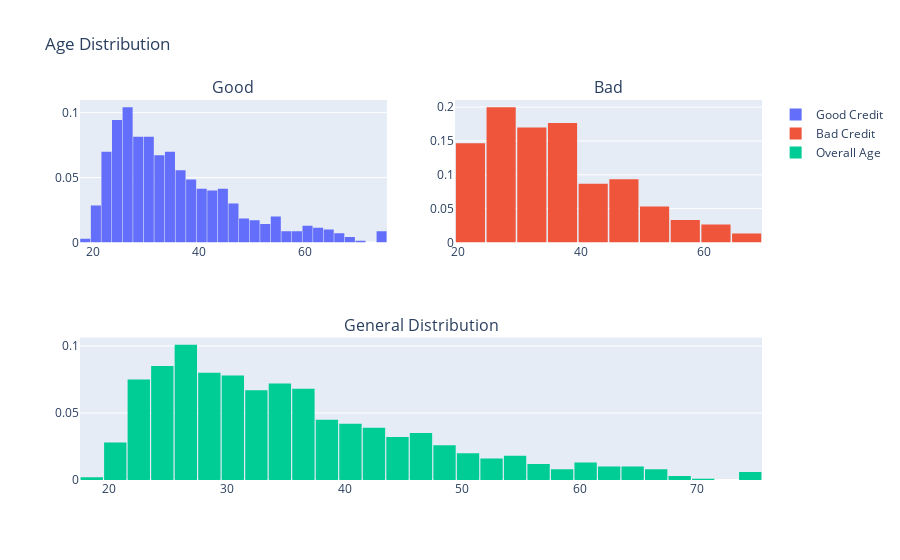

The code cell stored with this chart in its notebook:
### Code cell
import plotly.graph_objs as go
import plotly.subplots as sp

# Data extraction
df_good = df_credit.loc[df_credit["Risk"] == 'good']['Age'].values.tolist()
df_bad = df_credit.loc[df_credit["Risk"] == 'bad']['Age'].values.tolist()
df_age = df_credit['Age'].values.tolist()

# First plot
trace0 = go.Histogram(
    x=df_good,
    histnorm='probability',
    name="Good Credit"
)

# Second plot
trace1 = go.Histogram(
    x=df_bad,
    histnorm='probability',
    name="Bad Credit"
)

# Third plot
trace2 = go.Histogram(
    x=df_age,
    histnorm='probability',
    name="Overall Age"
)

# Creating the grid using plotly.subplots.make_subplots
fig = sp.make_subplots(rows=2, cols=2, specs=[[{}, {}], [{'colspan': 2}, None]],
                       subplot_titles=('Good', 'Bad', 'General Distribution'))

# Setting the figs
fig.add_trace(trace0, 1, 1)
fig.add_trace(trace1, 1, 2)
fig.add_trace(trace2, 2, 1)

# Updating layout
fig.update_layout(showlegend=True, title='Age Distribution', bargap=0.05)

# Displaying the plot
fig.show()

### Figure 1 — Plotly figure (JSON) as saved in the notebook; plotly's stock layout.template omitted (floating-point values rounded to 4 significant figures; data arrays with more than 128 entries replaced by an {"elided": "..."} marker saying what was removed)
{"data": [{"histnorm": "probability", "name": "Good Credit", "type": "histogram", "x": {"elided": "700 int values"}, "xaxis": "x", "yaxis": "y"}, {"histnorm": "probability", "name": "Bad Credit", "type": "histogram", "x": {"elided": "300 int values"}, "xaxis": "x2", "yaxis": "y2"}, {"histnorm": "probability", "name": "Overall Age", "type": "histogram", "x": {"elided": "1000 int values"}, "xaxis": "x3", "yaxis": "y3"}], "layout": {"annotations": [{"font": {"size": 16}, "showarrow": false, "text": "Good", "x": 0.225, "xanchor": "center", "xref": "paper", "y": 1, "yanchor": "bottom", "yref": "paper"}, {"font": {"size": 16}, "showarrow": false, "text": "Bad", "x": 0.775, "xanchor": "center", "xref": "paper", "y": 1, "yanchor": "bottom", "yref": "paper"}, {"font": {"size": 16}, "showarrow": false, "text": "General Distribution", "x": 0.5, "xanchor": "center", "xref": "paper", "y": 0.375, "yanchor": "bottom", "yref": "paper"}], "autosize": true, "bargap": 0.05, "showlegend": true, "title": {"text": "Age Distribution"}, "xaxis": {"anchor": "y", "autorange": true, "domain": [0, 0.45], "range": [17.5, 75.5], "type": "linear"}, "xaxis2": {"anchor": "y2", "autorange": true, "domain": [0.55, 1], "range": [19.5, 69.5], "type": "linear"}, "xaxis3": {"anchor": "y3", "autorange": true, "domain": [0, 1], "range": [17.5, 75.5], "type": "linear"}, "yaxis": {"anchor": "x", "autorange": true, "domain": [0.625, 1], "range": [0, 0.1098]}, "yaxis2": {"anchor": "x2", "autorange": true, "domain": [0.625, 1], "range": [0, 0.2105]}, "yaxis3": {"anchor": "x3", "autorange": true, "domain": [0, 0.375], "range": [0, 0.1063]}}}
